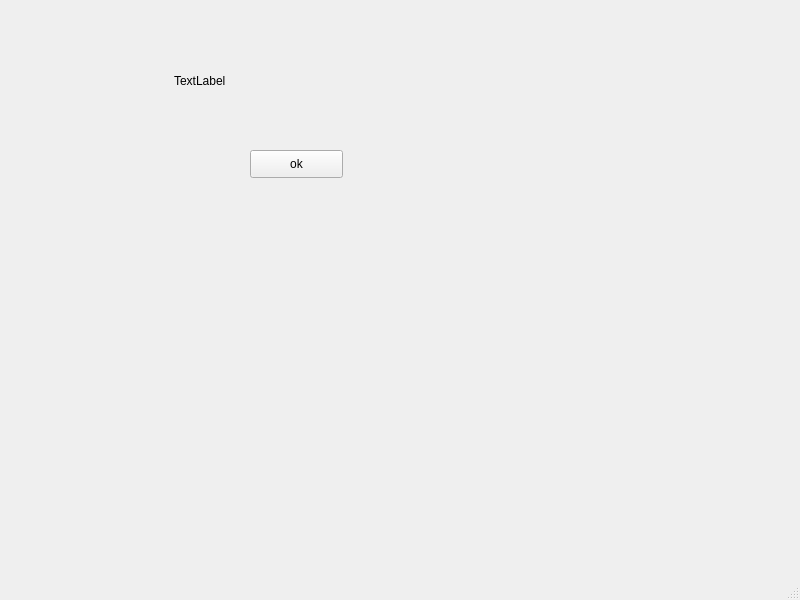
<?xml version="1.0" encoding="UTF-8"?>
<ui version="4.0">
 <class>MainWindow</class>
 <widget class="QMainWindow" name="MainWindow">
  <property name="geometry">
   <rect>
    <x>0</x>
    <y>0</y>
    <width>800</width>
    <height>600</height>
   </rect>
  </property>
  <property name="windowTitle">
   <string>MainWindow</string>
  </property>
  <widget class="QWidget" name="centralwidget">
   <widget class="QLabel" name="label">
    <property name="geometry">
     <rect>
      <x>174</x>
      <y>65</y>
      <width>51</width>
      <height>31</height>
     </rect>
    </property>
    <property name="text">
     <string>TextLabel</string>
    </property>
   </widget>
   <widget class="QPushButton" name="pushButton">
    <property name="geometry">
     <rect>
      <x>250</x>
      <y>150</y>
      <width>93</width>
      <height>28</height>
     </rect>
    </property>
    <property name="text">
     <string>ok</string>
    </property>
   </widget>
  </widget>
  <widget class="QMenuBar" name="menubar">
   <property name="geometry">
    <rect>
     <x>0</x>
     <y>0</y>
     <width>800</width>
     <height>26</height>
    </rect>
   </property>
  </widget>
  <widget class="QStatusBar" name="statusbar"/>
 </widget>
 <resources/>
 <connections/>
</ui>
